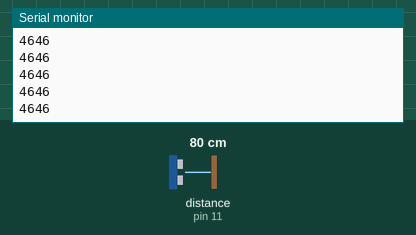
This sketch was run on a simulated Arduino Uno, built with avr-gcc and run on an emulated ATmega328P. Shown: the last lines printed to the serial monitor. Wiring (inferred from the names in the program): ultrasonic range finder: trigger pin 12; echo pin 11. The test bench sets the inputs (shaded band); at power-on: distance to the obstacle (sensor on pin 11) 80 cm. The echo pulse lasts 58.3 µs per cm.

Above: at 1.2 s.
1.3 s: distance to the obstacle (sensor on pin 11) set to 2 cm
At 2.0 s:
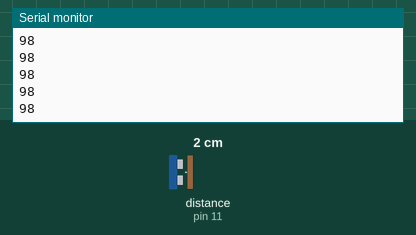
2.8 s: distance to the obstacle (sensor on pin 11) set to 4 cm
At 3.6 s:
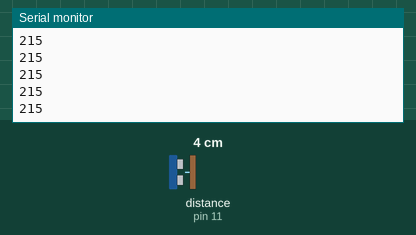
Timing chart, 0 to 5.8 s (numbered marks = the images above; inputs shaded):
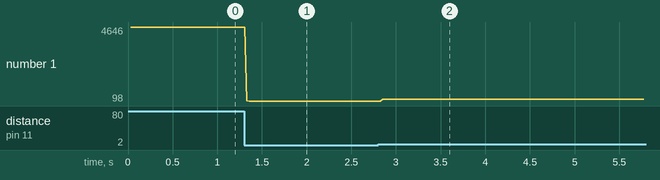

The sketch:

ultasonicSensorBasic.ino
```cpp
int triggPin=12;
int echoPin=11;
int pingTravelTime;

void setup() {
  // put your setup code here, to run once:
  pinMode(triggPin,OUTPUT);
  pinMode(echoPin,INPUT);
  Serial.begin(9600);

}

void loop() {
  // put your main code here, to run repeatedly:
  digitalWrite(triggPin,LOW);
  delayMicroseconds(10);
  digitalWrite(triggPin,HIGH);
  delayMicroseconds(10);
  digitalWrite(triggPin,LOW);

  pingTravelTime=pulseIn(echoPin,HIGH);
  delay(25);
  Serial.println(pingTravelTime);
}
```

Measured:
- after the input at 1.3 s, the serial monitor: prints a new line at once (image 1)
- after the input at 2.8 s, the serial monitor: prints a new line after 0.05 s (image 2)
- plotted number 1: 4646 → 98 after the input at 1.3 s, 98 → 215 after the input at 2.8 s
